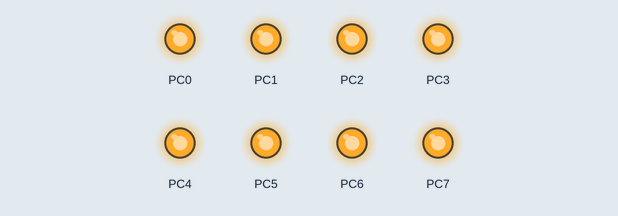
A program run on a simulated ATmega128, built with avr-gcc and emulated at 16 MHz. Shown: output pins drawn as LEDs (lit = HIGH).

Above: at 0.2 s.
At 1.7 s:
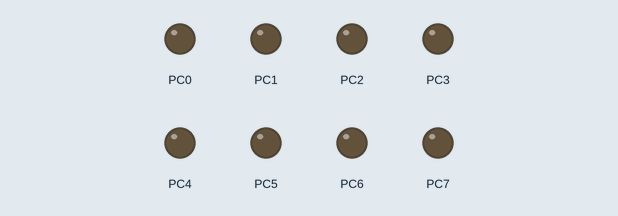
Timing chart, 0 to 3.0 s (numbered marks = the images above):
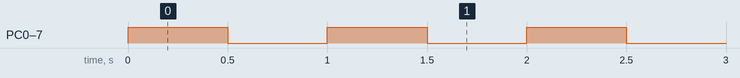

The program:

main.c
```c
#define F_CPU 16000000UL // 1600MHz >> ±âÁØ Å¬¶ô.(Áß¿ä)
#include <avr/io.h>
#include <util/delay.h>
// À§ 3°¡Áö´Â ±âº»ÀûÀ¸·Î ÀÖ¾î¾ß ÇÁ·Î±×·¥ÀÌ µ¿ÀÛÇÑ´Ù!

int main(void)
{
	DDRC = 0xff; //DÆ÷Æ® ÀüÃ¼¸¦ Ãâ·Â¹æÇâÀ¸·Î ¼³Á¤ > 0xff = 0b11111111; / 0x01 = 0b00000001
    while (1)
    {
		PORTC = 0xff; // 8ºñÆ® ÀüÃ¼¸¦ Ãâ·Â(High)
		_delay_ms(500); // 0.5ÃÊ µ¿¾È Á¤Áö.
		PORTC = 0x00; //8ºñÆ® ÀüÃ¼¸¦ ²û(Low)
		_delay_ms(500); // 0.5ÃÊ µ¿¾È Á¤Áö.

    }
}
```

Measured:
- by itself, PC0–7: alternates HIGH for 0.50 s and LOW for 0.50 s
